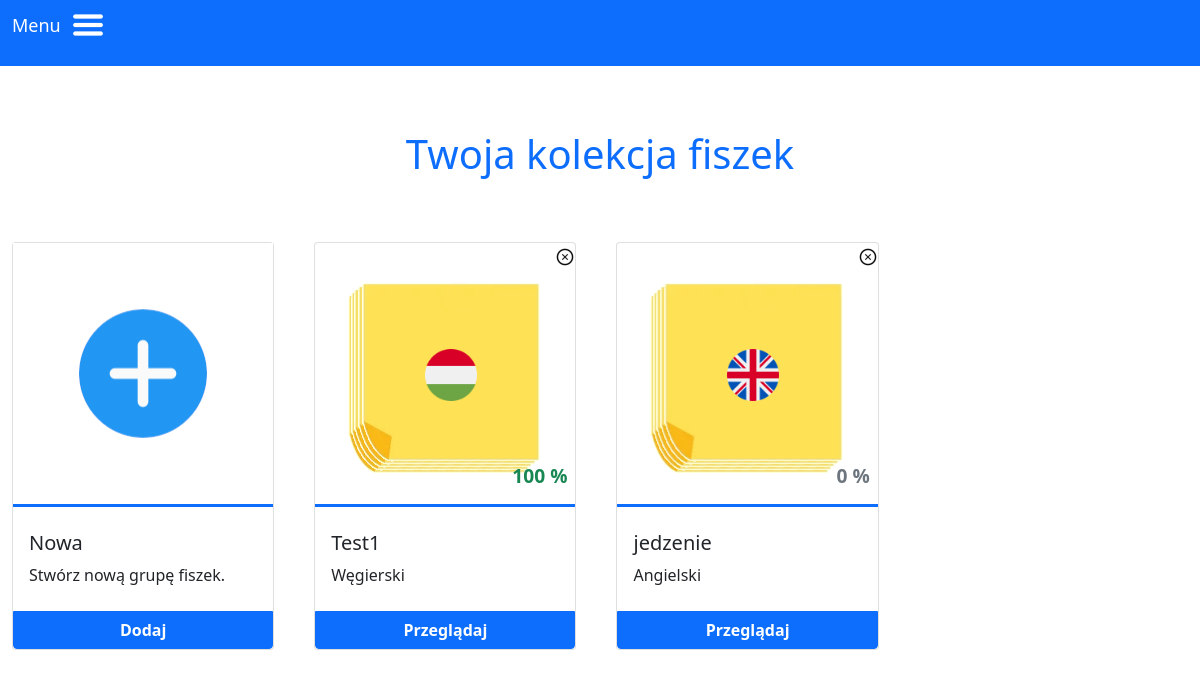
Screenshot of /cards_collection (signed in) with the database file from the repository.
### swbo/models.py (models this page shows)
class groups(db.Model):
    id = db.Column("id", db.Integer, primary_key=True)
    name = db.Column(db.String(60))
    lang = db.Column(db.String(60))
    completion = db.Column(db.Integer, default=0)
    user_id = db.Column(db.Integer, db.ForeignKey("users.id"))
    card = db.relationship("cards", backref="group", lazy=True)
    lesson = db.relationship("lessons", backref="group", lazy=True)

### swbo/collection/routes.py (the view)
@collection.route("/cards_collection", methods=["GET", "POST"])
def cards_collection_page():
    if "logged_in" not in session:
        return redirect(url_for("user.login_page"))
    if request.method == "POST":
        group_name = request.form["name"]
        group_lang = request.form["lang"]
        user_id = users.query.filter_by(login=session['login']).first().id # only one exists, user is unique
        new_group = groups(name=group_name, lang=group_lang, user_id=user_id)
        db.session.add(new_group)
        db.session.commit()
        return redirect(url_for("collection.cards_collection_page"))
    else: #method == get
        login_in_session = session["login"]
        user_id = users.query.filter_by(login=login_in_session).first().id
        users_groups = groups.query.filter_by(user_id=user_id).all()
        languages = ['Angielski', 'Niemiecki', 'Hiszpański', 'Francuski', 'Włoski', 'Duński',   'Turecki',
                     'Chiński', 'Japoński', 'Holenderski', 'Portugalski', 'Czeski', 'Słowacki', 'Węgierski']
        languages.sort()
        return render_template("cards_collection.html", languages=languages, groups=users_groups)

### swbo/templates/cards_collection.html (shortened to what this page needs)
{% extends "base.html" %}
{% block content %}
<div class="groups">
  <h1 class="py-5 text-center text-primary">Twoja kolekcja fiszek</h1>
<div class="row justify-content-start flex-wrap gap-4">
    <div class="card p-0 m-2" style="width: 22%">
        <img src="{{url_for('static', filename='images/new_cards.png')}}" class="border-bottom border-3 border-primary"/>
      <div class="card-body p-0">
        <div class="px-3 py-4">
            <h5 class="card-title">Nowa</h5>
            <p class="card-text">Stwórz nową grupę fiszek.</p>
        </div>
         <button class="btn btn-primary w-100 mt-10 rounded-0 rounded-bottom" data-bs-toggle="modal" data-bs-target="#reg-modal">
            Dodaj
         </button>
      </div>
    </div>
    {% if groups %}
        {% for group in groups %}
        <div class="card p-0 m-2 position-relative" style="width: 22%">
            <div class="position-relative w-100">
                <a class="position-absolute text-decoration-none text-dark" href="/delete_group/{{group.id}}" style="top:0%; right: 0%">
                <img src="{{url_for('static', filename='images/close_icon.png')}}"/>
                </a>
                <img src="{{url_for('static', filename='images/languages/' + group.lang + '.png')}}" class="lang-icon"/>
                <p
                    {% if group.completion < 50 %}
                        class="text-secondary position-absolute bottom-0 end-0 px-2 completion"
                    {% elif group.completion < 70 %}
                        class="text-warning position-absolute bottom-0 end-0 px-2 completion"
                    {% else %}
                        class="text-success position-absolute bottom-0 end-0 px-2 completion"
                    {% endif %}
                >
                    {{group.completion}} %</p>
            </div>
            <div class="card-body p-0">
                <div class="px-3 py-4">
                    <h5 class="card-title">{{group.name}}</h5>
                    <p class="card-text">{{group.lang}}</p>
                </div>
                 <a href="/group/{{group.id}}" class="btn btn-primary w-100 mt-10 rounded-0 rounded-bottom">Przeglądaj</a>
            </div>
        </div>
        {% endfor %}
    {% endif %}
    </div>
</div>
{% endblock %}

### swbo/static/styles/style.css (style rules this page uses)
.practice .lang-icon, .groups .lang-icon { position: absolute; top: 40%; left: 42%; width: 20%; }
.practice .completion, .groups .completion, .lesson, .stats { font-weight: 600!important; }
.practice .completion, .groups .completion { font-size: 1.2rem; }
.btn-primary { font-weight: 600!important; }

### rows the page displays
groups: lang (picture), completion "100", name "Test1", lang "Węgierski"
groups: lang (picture), completion "0", name "jedzenie", lang "Angielski"
